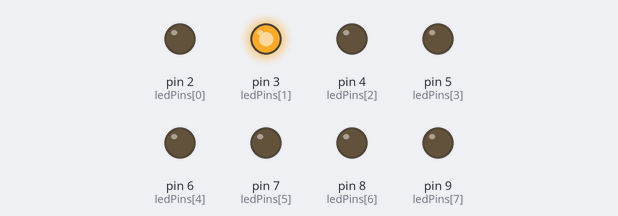
A sketch run on a simulated Arduino Uno, built with avr-gcc and run on an emulated ATmega328P. Parts: output pins drawn as LEDs (lit = HIGH).

Above: at 0.05 s.
At 0.55 s:
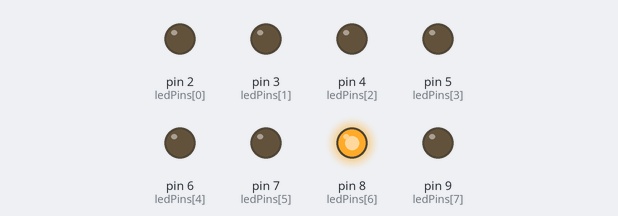
At 1.15 s:
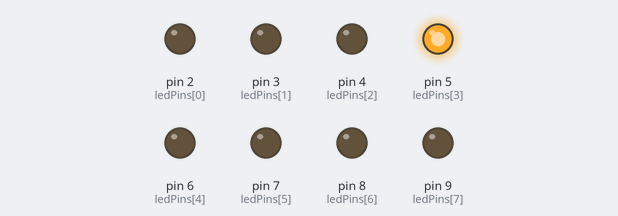
At 1.65 s:
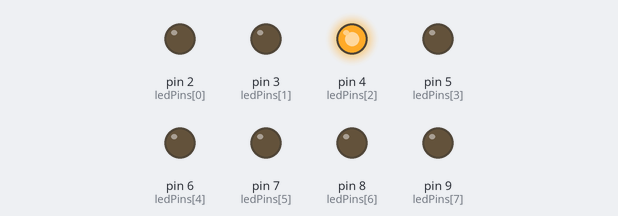
At 2.2 s:
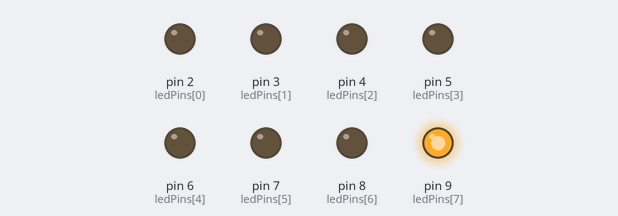
At 3.35 s:
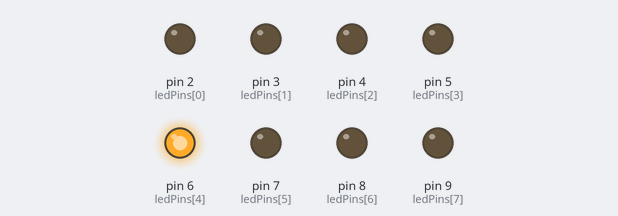
Timing chart, 0 to 3.6 s (numbered marks = the images above):
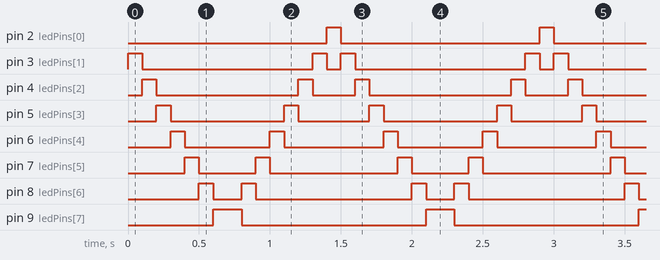

The sketch:

8led.ino
```cpp
// 8led.ino
//LED Pin Variables
int ledPins[] = {2,3,4,5,6,7,8,9};

void setup(){
	for(int i = 0; i < 8; i++){
		pinMode(ledPins[i],OUTPUT);
	}
}

void loop() {
//OneAfterAnotherNoLoop();
//OneAfterAnotherLoop();
//OneAtATime();
//inAndOut();
KnightRider();
}

void OneAfterAnotherNoLoop(){
	int delayTime = 100;
	digitalWrite(ledPins[0], HIGH);
	delay(delayTime);
	digitalWrite(ledPins[1], HIGH);
	delay(delayTime);
	digitalWrite(ledPins[2], HIGH);
	delay(delayTime);
	digitalWrite(ledPins[3], HIGH);
	delay(delayTime);
	digitalWrite(ledPins[4], HIGH);
	delay(delayTime);
	digitalWrite(ledPins[5], HIGH);
	delay(delayTime);
	digitalWrite(ledPins[6], HIGH);
	delay(delayTime);
	digitalWrite(ledPins[7], HIGH);
	delay(delayTime);

	digitalWrite(ledPins[0], LOW);
	delay(delayTime);
	digitalWrite(ledPins[1], LOW);
	delay(delayTime);
	digitalWrite(ledPins[2], LOW);
	delay(delayTime);
	digitalWrite(ledPins[3], LOW);
	delay(delayTime);
	digitalWrite(ledPins[4], LOW);
	delay(delayTime);
	digitalWrite(ledPins[5], LOW);
	delay(delayTime);
	digitalWrite(ledPins[6], LOW);
	delay(delayTime);
	digitalWrite(ledPins[7], LOW);
	delay(delayTime);
}

void OneAfterAnotherLoop(){
	int delayTime = 100;
	for(int i = 0; i <= 7; i++){
			digitalWrite(ledPins[i], HIGH);
			delay(delayTime);
	}
	for(int i = 7; i >=0; i--){
		digitalWrite(ledPins[i], LOW);
		delay(delayTime);
	}
}

void OneAtATime(){
	int delayTime = 100;

	for(int i = 0; i <=7; i++){
		int offLed = i - 1;
		if(i == 0) {
			offLed = 7;
		}
		digitalWrite(ledPins[i], HIGH);
		digitalWrite(ledPins[offLed], LOW);
		delay(delayTime);
	}
}

void inAndOut(){
	int delayTime = 100;
	for(int i = 0; i <=3; i++){
		int offLed = i - 1;
		if(i == 0) {
			offLed = 3;
		}
		int onLED1 = 3 - i;
		int onLED2 = 4 + i;
		int offLed1 = 3 - offLed;
		int offLed2 = 4 + offLed;
		digitalWrite(ledPins[onLED1], HIGH);
		digitalWrite(ledPins[onLED2], HIGH);
		digitalWrite(ledPins[offLed1], LOW);
		digitalWrite(ledPins[offLed2], LOW);
		delay(delayTime);
	}

	for(int i = 3; i>=0; i--){
		int offLed = i + 1;
		if(i == 3) {
			offLed = 0;
		}
		int onLED1 = 3 - i;
		int onLED2 = 4 + i;
		int offLed1 = 3 - offLed;
		int offLed2 = 4 + offLed;
		digitalWrite(ledPins[onLED1], HIGH);
		digitalWrite(ledPins[onLED2], HIGH);
		digitalWrite(ledPins[offLed1], LOW);
		digitalWrite(ledPins[offLed2], LOW);
		delay(delayTime);
	}
}

void KnightRider(){
	for(int i = 0; i <= 7; i++){
		int onLed = i;
		int offLed = i - 1;
		digitalWrite(ledPins[onLed], HIGH);
		if (offLed >=0){
			digitalWrite(ledPins[offLed], LOW);
			delay(100);
			continue;
		}
		// if (offLed <=0){
		// 	offLed = 1;
		// 	digitalWrite(ledPins[offLed], LOW);
		// 	//continue;
		// }
	}
	for(int i = 7; i >= 0; i--){
		int onLed = i;
		int offLed = i + 1;
		digitalWrite(ledPins[onLed], HIGH);
		if (offLed >=0){
			digitalWrite(ledPins[offLed], LOW);
		}
		delay(100);
	}

}
```

Measured:
- by itself, pin 2 (ledPins[0]): alternates HIGH for 0.10 s and LOW for 1.4 s
- by itself, pin 3 (ledPins[1]): repeats every 1.5 s: LOW 1.2 s, HIGH 0.10 s, LOW 0.10 s, HIGH 0.10 s
- by itself, pin 4 (ledPins[2]): repeats every 1.5 s: LOW 1.0 s, HIGH 0.10 s, LOW 0.30 s, HIGH 0.10 s
- by itself, pin 5 (ledPins[3]): repeats every 1.5 s: LOW 0.80 s, HIGH 0.10 s, LOW 0.50 s, HIGH 0.10 s
- by itself, pin 6 (ledPins[4]): alternates HIGH for 0.10 s and LOW for 0.65 s
- by itself, pin 7 (ledPins[5]): repeats every 1.5 s: LOW 0.40 s, HIGH 0.10 s, LOW 0.90 s, HIGH 0.10 s
- by itself, pin 8 (ledPins[6]): repeats every 1.5 s: LOW 0.20 s, HIGH 0.10 s, LOW 1.1 s, HIGH 0.10 s
- by itself, pin 9 (ledPins[7]): alternates HIGH for 0.20 s and LOW for 1.3 s
